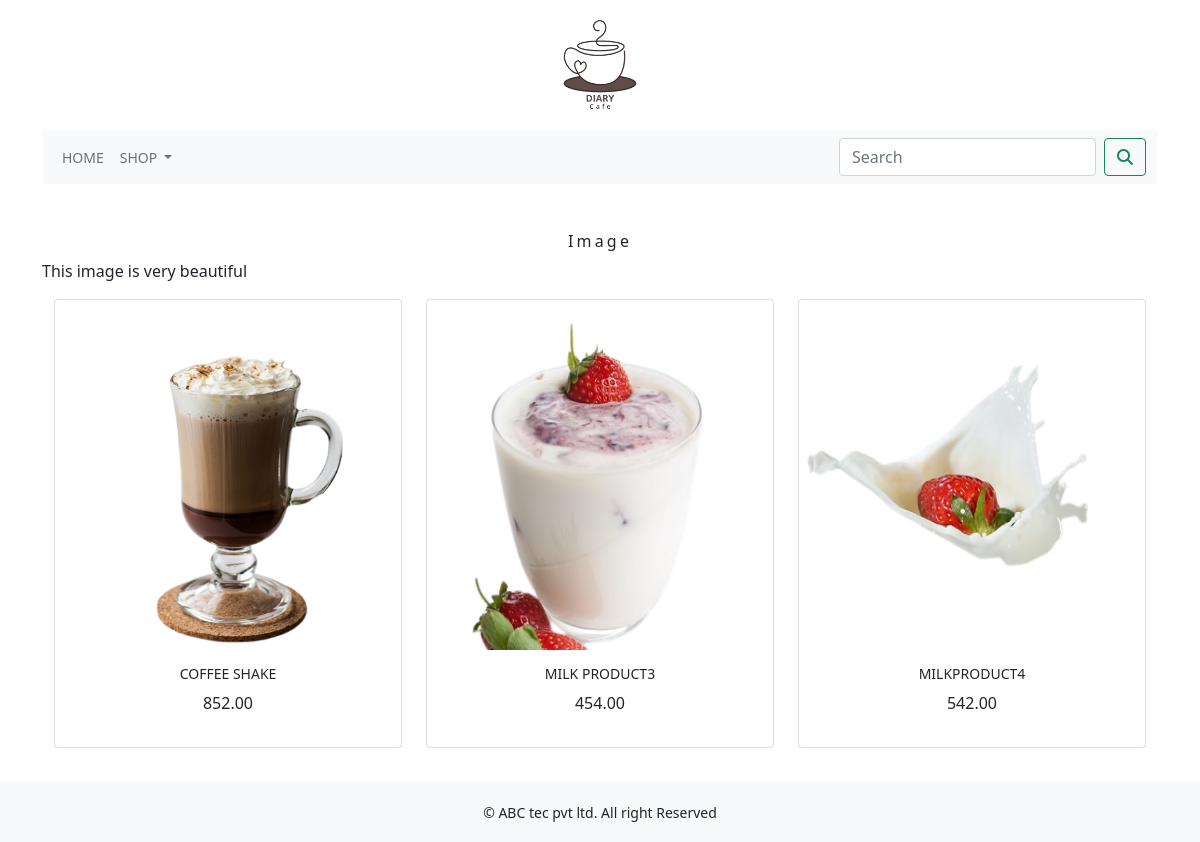
The app's page /shop/image/ with its own data.
### shop/models.py (models this page shows, shortened)
class Category(models.Model):
    name=models.CharField(max_length=250,unique=True)
    slug=models.SlugField(max_length=250,unique=True)
    description=models.TextField(blank=True)
    image = models.ImageField(upload_to='category',blank=True)
    class Meta:
        ordering=('name',)
        verbose_name='category'
        verbose_name_plural='categories'
    def get_url(self):
        return reverse('shop:products_by_category',args=[self.slug])

class Product(models.Model):
    name=models.CharField(max_length=250,unique=True)
    slug=models.SlugField(max_length=250,unique=True)
    description=models.TextField(blank=True)
    price=models.DecimalField(max_digits=10,decimal_places=2)
    category=models.ForeignKey(Category,on_delete=models.CASCADE)
    image = models.ImageField(upload_to='product', blank=True)
    stock=models.IntegerField()
    available=models.BooleanField(default=True)
    created=models.DateTimeField(auto_now_add=True)
    updated=models.DateTimeField(auto_now=True)
    def get_url(self):
        return reverse('shop:prodCatdetail',args=[self.category.slug,self.slug])

### shop/views.py (the view)
# urls.py: path('', views.allProdCat, name='allProdCat'),
def allProdCat(request,c_slug=None):
    c_page=None
    products_list=None
    if c_slug!=None:
        c_page=get_object_or_404(Category,slug=c_slug)
        products_list=Product.objects.all().filter(category=c_page,available=True)
    else:
        products_list=Product.objects.all().filter(available=True)
    paginator=Paginator(products_list,6)
    try:
        page=int(request.GET.get('page','1'))
    except:
        page=1
    try:
        products=paginator.page(page)
    except (EmptyPage,InvalidPage):
        products=paginator.page(paginator.num_pages)
    return render(request,"category.html",{'catagory':c_page,'products':products})

### cart/context_processors.py (called while the page is built)
def counter(request):
    item_count=0
    if 'admin' in request.path:
        return {}
    else:
        try:
            cart=Cart.objects.filter(cart_id=cart_id(request))
            cart_items=CartItem.objects.all().filter(cart=cart[:1])
            for cart_item in cart_items:
                item_count += cart_item.quantity
        except cart.DoesNotExist:
            item_count=0
    return dict(item_count=item_count)

### cart/views.py (called while the page is built)
def cart_id(request):
    cart=request.session.session_key
    if not cart:
        cart=request.session.create()
    return cart

### shop/context_processors.py (called while the page is built)
def menu_links(request):
    links=Category.objects.all()
    return dict(links=links)

### template/category.html (shortened to what this page needs)
{% extends 'base.html' %}
{% load static %}
{% block content %}
<div class="mx-auto">
    {% if catagory %}
</div>
    <br>
<div>
        <h1 class="text-center my_title">{{catagory.name}}</h1>
        <p class="text-justify">{{catagory.description}}</p>
</div>
{% endif %}
<div class="container">
    <div class="row ms_auto">
        {% for product in products.object_list %}
        <div class="my_bottom_margin col-9 col-sm-12 col-md-4  col-lg-4">
            <div class="card text-center" style="min-width:18rem;">
                <a href="{{product.get_url}}"><img class="card-img-top my_image" src="{{product.image.url}}" alt="{{product.name}}" width="400px" height="350px"> </a>
            <div class="card-body">
               <h4>{{product.name}}</h4>
                <p>{{product.price}}</p>
            </div>
            </div>
        </div>
        {% endfor %}
    </div>
    <br>
</div>
{% endblock %}

### static/css/custom.css (style rules this page uses)
.my_image { width:100% height:auto; }
.my_title { font-size:16px; text_transform:uppercase; letter-spacing:.2em; }
.my_bottom_margin { margin-bottom:10px; }
.card-body h4 { font-size: 14px; text-transform: uppercase; latter-spacing: .2em; }

### records on screen
Category: name "Image", description "This image is very beautiful"
Product: image (picture), name "COFFEE SHAKE", price "852.00"
Product: image (picture), name "MILK PRODUCT3", price "454.00"
Product: image (picture), name "MILKPRODUCT4", price "542.00"
